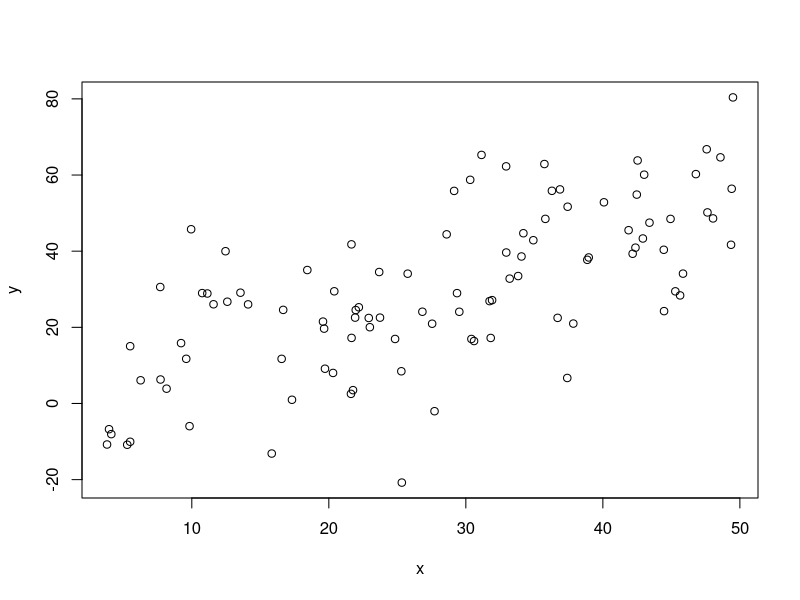

Generate this figure with R:
## ---- chunk 1
rm(list=ls())
library(knitr)
knitr::opts_chunk$set(cache=FALSE, warnings=FALSE, tidy=TRUE)
## ---- chunk 2

## ---- chunk 3
x = runif(100,3,50)
y = rnorm(length(x), x, 15)
plot(x,y)
regmod=lm(y~x)
summary(regmod)
## ---- chunk 4
#Put R code here
